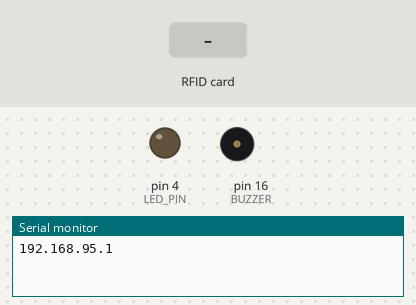
The sketch below on a simulated Arduino Uno, built for the host (arithmetic inside an expression is 32-bit, double 64-bit). Parts: output pins drawn as LEDs (lit = HIGH), buzzer (waves = sounding, pin HIGH), the last lines printed to the serial monitor. Inputs (shaded band) come from the test bench. WiFi joins after 1.5 s; servers stay silent unless stated; uploads are accepted with an empty reply.

Above: at 1.2 s.
1.3 s: RFID card 5E 7A 19 C4 held to the reader
At 2.3 s:
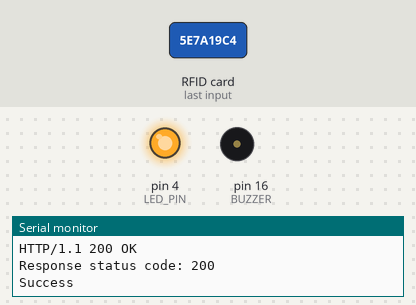
Timing chart, 0 to 5.1 s (numbered marks = the images above; inputs shaded):
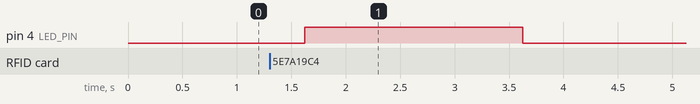

Measured:
- after the input at 1.3 s, pin 4 (LED_PIN): LOW → HIGH after 0.33 s, → LOW 2.0 s later

The sketch:

bps_turnstile.ino
```cpp
// Library
// https://www.arduino.cc/reference/en/libraries/ethernet/
// https://github.com/miguelbalboa/rfid
// http://arduino.esp8266.com/stable/package_esp8266com_index.json
//ASHA TECH CO
#include <SPI.h>
#include <MFRC522.h>
#include <Ethernet.h>

static const uint8_t D0 = 16;
static const uint8_t D1 = 5;
static const uint8_t D2 = 4;
static const uint8_t D3 = 0;
static const uint8_t D4 = 2;
static const uint8_t D5 = 14;
static const uint8_t D6 = 12;
static const uint8_t D7 = 13;
static const uint8_t D8 = 15;
static const uint8_t D9 = 3;
static const uint8_t D10 = 1;

//pin door
#define LED_PIN D2
//pinbuzzer
#define BUZZER D0

#define SS_PIN D4
#define RST_PIN D3

/*
22:33:CA:76:5E:06  device 1
0x22, 0x33, 0xCA, 0x76, 0x5E, 0x06


83:7A:E6:EF:7A:42  device 2
0x83, 0x7A, 0xE6, 0xEF, 0x7A, 0x43


5B:C2:69:23:C0:90  device 3j
0x5B, 0xC2, 0x69, 0x23, 0xC0, 0x90

*/
byte mac[] = {0x22, 0x33, 0xCA, 0x76, 0x5E, 0x06 };
IPAddress ip(192, 168, 95, 1); //device 1,2,3
IPAddress dns(172, 17, 5, 227);
IPAddress gateway(192, 168, 95, 254);
IPAddress subnet(255, 255, 255, 0);
String gate = "SS Gate 1";

//ip api here
IPAddress serverIP(172, 17, 5, 83);
int serverPort = 3000;

EthernetClient client;

MFRC522 rfid(SS_PIN, RST_PIN);

void setup() {
  // Open serial communications and wait for port to open:
  Serial.begin(9600);

  while (!Serial) {
    ;  // wait for serial port to connect. Needed for native USB port only
  }

  pinMode(LED_PIN, OUTPUT);
  pinMode(BUZZER, OUTPUT);
  digitalWrite(BUZZER, LOW);


  Ethernet.init(5);
  Ethernet.begin(mac, ip, dns, gateway, subnet);

  Serial.println();
  Serial.println(Ethernet.localIP());

  SPI.begin();      // Init SPI bus
  rfid.PCD_Init();  // Init MFRC522

}

void loop() {
  // Reset the loop if no new card present on the sensor/reader. This saves the entire process when idle.
  if (!rfid.PICC_IsNewCardPresent())
    return;

  // Verify if the NUID has been readed
  if (!rfid.PICC_ReadCardSerial())
    return;

  Serial.println(F("A new card has been detected."));

  String rfid_in = rfid_read();  // Read RFID data
  Serial.println(rfid_in);       // Print RFID data to serial monitor
  sendToAPI(rfid_in);

  // Halt PICC
  rfid.PICC_HaltA();

  // Stop encryption on PCD
  rfid.PCD_StopCrypto1();
  digitalWrite(BUZZER, LOW);
}

void sendToAPI(String sn) {

  String url = "/api/canteen/buffet";

 //edit machine here
  String body = "{\"sn\": \"" + sn + "\", \"machine\": \"" + gate +"\"}";

  Serial.println("Sending payload:");
  Serial.println(body);

  if (client.connect(serverIP, serverPort)) {
    Serial.println("Connected to server");

    client.println("POST " + url + " HTTP/1.1");
    client.println("Host: " + serverIP.toString());
    client.println("Content-Type: application/json");
    client.print("Content-Length: ");
    client.println(body.length());
    client.println();
    client.println(body);

    bool success = false;
    while (client.connected()) {
      if (client.available()) {
        String line = client.readStringUntil('\n');
        Serial.println(line);

        if (line.startsWith("HTTP/1.1 ")) {
          int statusCode = line.substring(9, 12).toInt();
          Serial.print("Response status code: ");
          Serial.println(statusCode);

          if (statusCode == 200 || statusCode == 201) {
            Serial.println("Success");
            success = true;
            digitalWrite(LED_PIN, HIGH);
            delay(2000);
            digitalWrite(LED_PIN, LOW);
            digitalWrite(BUZZER, HIGH);
          } else {
            Serial.println("No money");
            digitalWrite(BUZZER, HIGH);
            delay(1000);
            digitalWrite(BUZZER, LOW);

          }
          break;
        }
      }
    }

    if (!success) {
      Serial.println("Failed");
    }

    client.stop();
    Serial.println("Disconnected from server");
  } else {
    Serial.println("Connection failed");
    digitalWrite(BUZZER, HIGH);
    delay(300);
    digitalWrite(BUZZER, LOW);
    delay(300);
    digitalWrite(BUZZER, HIGH);
    delay(300);
    digitalWrite(BUZZER, LOW);
    delay(300);
    digitalWrite(BUZZER, HIGH);
    delay(300);
    digitalWrite(BUZZER, LOW);
  }
}

String rfid_read() {
  String content = "";

  // Concatenate UID parts
  for (int i = rfid.uid.size - 1; i >= 0; i--) {
    content.concat(String(rfid.uid.uidByte[i] < 0x10 ? "0" : ""));
    content.concat(String(rfid.uid.uidByte[i], HEX));
  }

  content.toUpperCase();  // Convert to uppercase

  Serial.println(content);

  unsigned long decimalValue = strtoul(content.c_str(), NULL, 16);
  String decimalString = String(decimalValue);

  while (decimalString.length() < 10) {
    decimalString = "0" + decimalString;
  }

  return decimalString;  // Return RFID UID as String
}
```
